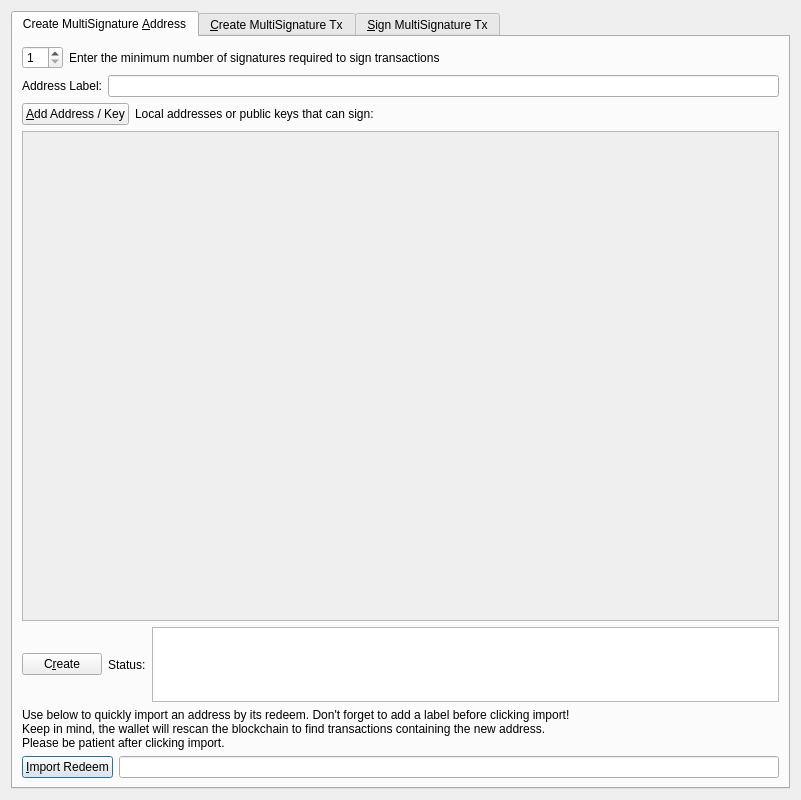
<?xml version="1.0" encoding="UTF-8"?>
<ui version="4.0">
 <class>MultisigDialog</class>
 <widget class="QDialog" name="MultisigDialog">
  <property name="geometry">
   <rect>
    <x>0</x>
    <y>0</y>
    <width>801</width>
    <height>800</height>
   </rect>
  </property>
  <property name="windowTitle">
   <string>Multisignature Address Interactions</string>
  </property>
  <layout class="QVBoxLayout" name="verticalLayout_8">
   <item>
    <widget class="QTabWidget" name="multisigTabWidget">
     <property name="styleSheet">
      <string notr="true">QScrollArea{border: 1px solid #22487A;}
QFrame{background-color:#f2f0f0;}
QLabel{background-color:#ffffff;}
QFrame &gt; QLabel{background-color:#f2f0f0;}</string>
     </property>
     <property name="currentIndex">
      <number>0</number>
     </property>
     <widget class="QWidget" name="addMultisigTab">
      <property name="sizePolicy">
       <sizepolicy hsizetype="Minimum" vsizetype="Minimum">
        <horstretch>0</horstretch>
        <verstretch>0</verstretch>
       </sizepolicy>
      </property>
      <attribute name="title">
       <string>Create MultiSignature &amp;Address</string>
      </attribute>
      <layout class="QVBoxLayout" name="verticalLayout">
       <item>
        <layout class="QHBoxLayout" name="enterMLayout">
         <item>
          <widget class="QSpinBox" name="enterMSpinbox">
           <property name="sizePolicy">
            <sizepolicy hsizetype="Fixed" vsizetype="Fixed">
             <horstretch>0</horstretch>
             <verstretch>0</verstretch>
            </sizepolicy>
           </property>
           <property name="toolTip">
            <string>How many people must sign to verify a transaction</string>
           </property>
           <property name="minimum">
            <number>1</number>
           </property>
           <property name="maximum">
            <number>16</number>
           </property>
           <property name="value">
            <number>1</number>
           </property>
          </widget>
         </item>
         <item>
          <widget class="QLabel" name="enterMLabel">
           <property name="text">
            <string>Enter the minimum number of signatures required to sign transactions</string>
           </property>
          </widget>
         </item>
        </layout>
       </item>
       <item>
        <layout class="QHBoxLayout" name="addressLabelLayout">
         <item>
          <widget class="QLabel" name="addressLableLabel">
           <property name="text">
            <string>Address Label:</string>
           </property>
          </widget>
         </item>
         <item>
          <widget class="QLineEdit" name="multisigAddressLabel"/>
         </item>
        </layout>
       </item>
       <item>
        <layout class="QHBoxLayout" name="addAddressLayout">
         <item>
          <widget class="QPushButton" name="addAddressButton">
           <property name="toolTip">
            <string>Add another address that could sign to verify a transaction from the multisig address.</string>
           </property>
           <property name="text">
            <string>&amp;Add Address / Key</string>
           </property>
           <property name="icon">
            <iconset resource="../SixtyNine.qrc">
             <normaloff>:/icons/add</normaloff>:/icons/add</iconset>
           </property>
           <property name="autoDefault">
            <bool>false</bool>
           </property>
          </widget>
         </item>
         <item>
          <widget class="QLabel" name="addAddressLabel">
           <property name="sizePolicy">
            <sizepolicy hsizetype="Preferred" vsizetype="Fixed">
             <horstretch>0</horstretch>
             <verstretch>0</verstretch>
            </sizepolicy>
           </property>
           <property name="text">
            <string>Local addresses or public keys that can sign:</string>
           </property>
          </widget>
         </item>
         <item>
          <spacer name="addAddressSpacer_2">
           <property name="orientation">
            <enum>Qt::Horizontal</enum>
           </property>
           <property name="sizeHint" stdset="0">
            <size>
             <width>40</width>
             <height>10</height>
            </size>
           </property>
          </spacer>
         </item>
        </layout>
       </item>
       <item>
        <widget class="QScrollArea" name="addAddressScrollArea">
         <property name="sizePolicy">
          <sizepolicy hsizetype="Preferred" vsizetype="Expanding">
           <horstretch>0</horstretch>
           <verstretch>0</verstretch>
          </sizepolicy>
         </property>
         <property name="widgetResizable">
          <bool>true</bool>
         </property>
         <widget class="QWidget" name="addAddressWidget">
          <property name="geometry">
           <rect>
            <x>0</x>
            <y>0</y>
            <width>729</width>
            <height>410</height>
           </rect>
          </property>
          <layout class="QVBoxLayout" name="verticalLayout_5">
           <item>
            <layout class="QVBoxLayout" name="addressList"/>
           </item>
           <item>
            <spacer name="verticalSpacer">
             <property name="orientation">
              <enum>Qt::Vertical</enum>
             </property>
             <property name="sizeHint" stdset="0">
              <size>
               <width>20</width>
               <height>40</height>
              </size>
             </property>
            </spacer>
           </item>
          </layout>
         </widget>
        </widget>
       </item>
       <item>
        <layout class="QHBoxLayout" name="addMultisigLayout">
         <item>
          <widget class="QPushButton" name="addMultisigButton">
           <property name="sizePolicy">
            <sizepolicy hsizetype="Preferred" vsizetype="Fixed">
             <horstretch>0</horstretch>
             <verstretch>0</verstretch>
            </sizepolicy>
           </property>
           <property name="toolTip">
            <string>Create a new multisig address</string>
           </property>
           <property name="toolTipDuration">
            <number>-3</number>
           </property>
           <property name="text">
            <string>C&amp;reate</string>
           </property>
           <property name="icon">
            <iconset resource="../SixtyNine.qrc">
             <normaloff>:/icons/filesave</normaloff>:/icons/filesave</iconset>
           </property>
           <property name="autoDefault">
            <bool>false</bool>
           </property>
          </widget>
         </item>
         <item>
          <widget class="QLabel" name="label">
           <property name="text">
            <string>Status:</string>
           </property>
          </widget>
         </item>
         <item>
          <widget class="QTextEdit" name="addMultisigStatus">
           <property name="sizePolicy">
            <sizepolicy hsizetype="Expanding" vsizetype="Fixed">
             <horstretch>0</horstretch>
             <verstretch>0</verstretch>
            </sizepolicy>
           </property>
           <property name="maximumSize">
            <size>
             <width>16777215</width>
             <height>75</height>
            </size>
           </property>
           <property name="readOnly">
            <bool>true</bool>
           </property>
           <property name="textInteractionFlags">
            <set>Qt::TextSelectableByKeyboard|Qt::TextSelectableByMouse</set>
           </property>
          </widget>
         </item>
        </layout>
       </item>
       <item>
        <widget class="QLabel" name="label_2">
         <property name="sizePolicy">
          <sizepolicy hsizetype="Preferred" vsizetype="Preferred">
           <horstretch>0</horstretch>
           <verstretch>0</verstretch>
          </sizepolicy>
         </property>
         <property name="text">
          <string>Use below to quickly import an address by its redeem. Don't forget to add a label before clicking import!
Keep in mind, the wallet will rescan the blockchain to find transactions containing the new address.
Please be patient after clicking import.</string>
         </property>
         <property name="scaledContents">
          <bool>false</bool>
         </property>
         <property name="wordWrap">
          <bool>true</bool>
         </property>
        </widget>
       </item>
       <item>
        <layout class="QHBoxLayout" name="importLayout">
         <item>
          <widget class="QPushButton" name="importAddressButton">
           <property name="sizePolicy">
            <sizepolicy hsizetype="Fixed" vsizetype="Fixed">
             <horstretch>0</horstretch>
             <verstretch>0</verstretch>
            </sizepolicy>
           </property>
           <property name="text">
            <string>&amp;Import Redeem</string>
           </property>
           <property name="icon">
            <iconset resource="../SixtyNine.qrc">
             <normaloff>:/icons/receiving_addresses</normaloff>:/icons/receiving_addresses</iconset>
           </property>
          </widget>
         </item>
         <item>
          <widget class="QLineEdit" name="importRedeem">
           <property name="sizePolicy">
            <sizepolicy hsizetype="Preferred" vsizetype="Fixed">
             <horstretch>0</horstretch>
             <verstretch>0</verstretch>
            </sizepolicy>
           </property>
          </widget>
         </item>
        </layout>
       </item>
      </layout>
     </widget>
     <widget class="QWidget" name="createTransactionTab">
      <attribute name="title">
       <string>&amp;Create MultiSignature Tx</string>
      </attribute>
      <layout class="QVBoxLayout" name="verticalLayout_3">
       <item>
        <layout class="QHBoxLayout" name="horizontalLayout_2">
         <item>
          <layout class="QVBoxLayout" name="createTxLayout">
           <item>
            <layout class="QHBoxLayout" name="addTxInputLayout">
             <item>
              <widget class="QLabel" name="addTxInputLabel">
               <property name="sizePolicy">
                <sizepolicy hsizetype="Fixed" vsizetype="Preferred">
                 <horstretch>0</horstretch>
                 <verstretch>0</verstretch>
                </sizepolicy>
               </property>
               <property name="text">
                <string>Inputs:</string>
               </property>
              </widget>
             </item>
             <item>
              <widget class="QPushButton" name="pushButtonCoinControl">
               <property name="sizePolicy">
                <sizepolicy hsizetype="Preferred" vsizetype="Fixed">
                 <horstretch>0</horstretch>
                 <verstretch>0</verstretch>
                </sizepolicy>
               </property>
               <property name="text">
                <string>Coin Control</string>
               </property>
              </widget>
             </item>
             <item>
              <layout class="QFormLayout" name="formLayout_2">
               <property name="rightMargin">
                <number>10</number>
               </property>
               <item row="0" column="0">
                <widget class="QLabel" name="labelQuantity">
                 <property name="text">
                  <string>Quantity Selected:</string>
                 </property>
                </widget>
               </item>
               <item row="0" column="1">
                <widget class="QLabel" name="labelQuantity_int">
                 <property name="text">
                  <string>0</string>
                 </property>
                </widget>
               </item>
               <item row="1" column="0">
                <widget class="QLabel" name="labelAmount">
                 <property name="text">
                  <string>Amount:</string>
                 </property>
                </widget>
               </item>
               <item row="1" column="1">
                <widget class="QLabel" name="labelAmount_int">
                 <property name="text">
                  <string>0</string>
                 </property>
                </widget>
               </item>
              </layout>
             </item>
             <item>
              <widget class="QPushButton" name="addInputButton">
               <property name="sizePolicy">
                <sizepolicy hsizetype="Preferred" vsizetype="Fixed">
                 <horstretch>0</horstretch>
                 <verstretch>0</verstretch>
                </sizepolicy>
               </property>
               <property name="toolTip">
                <string>Add an input to fund the outputs</string>
               </property>
               <property name="text">
                <string>Add a Raw Input</string>
               </property>
               <property name="icon">
                <iconset resource="../SixtyNine.qrc">
                 <normaloff>:/css/default</normaloff>:/css/default</iconset>
               </property>
              </widget>
             </item>
            </layout>
           </item>
           <item>
            <widget class="QScrollArea" name="txInputsScrollArea">
             <property name="sizePolicy">
              <sizepolicy hsizetype="Preferred" vsizetype="Expanding">
               <horstretch>0</horstretch>
               <verstretch>0</verstretch>
              </sizepolicy>
             </property>
             <property name="widgetResizable">
              <bool>true</bool>
             </property>
             <widget class="QWidget" name="txInputsWidget">
              <property name="geometry">
               <rect>
                <x>0</x>
                <y>0</y>
                <width>713</width>
                <height>192</height>
               </rect>
              </property>
              <layout class="QVBoxLayout" name="verticalLayout_7">
               <item>
                <layout class="QVBoxLayout" name="inputsList"/>
               </item>
               <item>
                <spacer name="txInputsSpacer">
                 <property name="orientation">
                  <enum>Qt::Vertical</enum>
                 </property>
                 <property name="sizeHint" stdset="0">
                  <size>
                   <width>20</width>
                   <height>40</height>
                  </size>
                 </property>
                </spacer>
               </item>
              </layout>
             </widget>
            </widget>
           </item>
           <item>
            <layout class="QHBoxLayout" name="addDestinationLayout">
             <item>
              <widget class="QLabel" name="addDestinationLabel">
               <property name="text">
                <string>Address / Amount:</string>
               </property>
              </widget>
             </item>
             <item>
              <widget class="QPushButton" name="addDestinationButton">
               <property name="sizePolicy">
                <sizepolicy hsizetype="Fixed" vsizetype="Fixed">
                 <horstretch>0</horstretch>
                 <verstretch>0</verstretch>
                </sizepolicy>
               </property>
               <property name="toolTip">
                <string>Add destinations to send SXT to</string>
               </property>
               <property name="text">
                <string>Add &amp;Destination</string>
               </property>
               <property name="icon">
                <iconset resource="../SixtyNine.qrc">
                 <normaloff>:/icons/add</normaloff>:/icons/add</iconset>
               </property>
              </widget>
             </item>
             <item>
              <spacer name="addDestinationHorizontalSpacer">
               <property name="orientation">
                <enum>Qt::Horizontal</enum>
               </property>
               <property name="sizeHint" stdset="0">
                <size>
                 <width>40</width>
                 <height>20</height>
                </size>
               </property>
              </spacer>
             </item>
            </layout>
           </item>
           <item>
            <widget class="QScrollArea" name="destionationsScrollArea">
             <property name="sizePolicy">
              <sizepolicy hsizetype="Expanding" vsizetype="Expanding">
               <horstretch>0</horstretch>
               <verstretch>0</verstretch>
              </sizepolicy>
             </property>
             <property name="widgetResizable">
              <bool>true</bool>
             </property>
             <widget class="QWidget" name="destinationsScrollAreaContents">
              <property name="geometry">
               <rect>
                <x>0</x>
                <y>0</y>
                <width>713</width>
                <height>191</height>
               </rect>
              </property>
              <layout class="QVBoxLayout" name="verticalLayout_11">
               <item>
                <layout class="QVBoxLayout" name="destinationsList"/>
               </item>
               <item>
                <spacer name="destinationsSpacer">
                 <property name="orientation">
                  <enum>Qt::Vertical</enum>
                 </property>
                 <property name="sizeHint" stdset="0">
                  <size>
                   <width>20</width>
                   <height>20</height>
                  </size>
                 </property>
                </spacer>
               </item>
              </layout>
             </widget>
            </widget>
           </item>
           <item>
            <layout class="QHBoxLayout" name="horizontalLayout_4">
             <item>
              <widget class="QPushButton" name="createButton">
               <property name="sizePolicy">
                <sizepolicy hsizetype="Fixed" vsizetype="Fixed">
                 <horstretch>0</horstretch>
                 <verstretch>0</verstretch>
                </sizepolicy>
               </property>
               <property name="minimumSize">
                <size>
                 <width>150</width>
                 <height>0</height>
                </size>
               </property>
               <property name="toolTip">
                <string>Create a transaction object using the given inputs to the given outputs</string>
               </property>
               <property name="text">
                <string>Cr&amp;eate</string>
               </property>
               <property name="icon">
                <iconset resource="../SixtyNine.qrc">
                 <normaloff>:/icons/export</normaloff>:/icons/export</iconset>
               </property>
               <property name="autoDefault">
                <bool>false</bool>
               </property>
               <property name="default">
                <bool>true</bool>
               </property>
              </widget>
             </item>
             <item>
              <widget class="QLabel" name="createButtonLabel">
               <property name="sizePolicy">
                <sizepolicy hsizetype="Fixed" vsizetype="Preferred">
                 <horstretch>0</horstretch>
                 <verstretch>0</verstretch>
                </sizepolicy>
               </property>
               <property name="text">
                <string>Status:</string>
               </property>
               <property name="alignment">
                <set>Qt::AlignRight|Qt::AlignTrailing|Qt::AlignVCenter</set>
               </property>
              </widget>
             </item>
             <item>
              <widget class="QTextEdit" name="createButtonStatus">
               <property name="sizePolicy">
                <sizepolicy hsizetype="Expanding" vsizetype="Minimum">
                 <horstretch>0</horstretch>
                 <verstretch>0</verstretch>
                </sizepolicy>
               </property>
               <property name="maximumSize">
                <size>
                 <width>16777215</width>
                 <height>16777215</height>
                </size>
               </property>
               <property name="readOnly">
                <bool>true</bool>
               </property>
               <property name="html">
                <string>&lt;!DOCTYPE HTML PUBLIC &quot;-//W3C//DTD HTML 4.0//EN&quot; &quot;http://www.w3.org/TR/REC-html40/strict.dtd&quot;&gt;
&lt;html&gt;&lt;head&gt;&lt;meta name=&quot;qrichtext&quot; content=&quot;1&quot; /&gt;&lt;style type=&quot;text/css&quot;&gt;
p, li { white-space: pre-wrap; }
&lt;/style&gt;&lt;/head&gt;&lt;body style=&quot; font-family:'.SF NS Text'; font-size:13pt; font-weight:400; font-style:normal;&quot;&gt;
&lt;p style=&quot;-qt-paragraph-type:empty; margin-top:0px; margin-bottom:0px; margin-left:0px; margin-right:0px; -qt-block-indent:0; text-indent:0px; font-family:'Noto Sans'; font-size:9pt;&quot;&gt;&lt;br /&gt;&lt;/p&gt;&lt;/body&gt;&lt;/html&gt;</string>
               </property>
              </widget>
             </item>
            </layout>
           </item>
          </layout>
         </item>
         <item>
          <layout class="QHBoxLayout" name="horizontalLayout_3"/>
         </item>
        </layout>
       </item>
      </layout>
     </widget>
     <widget class="QWidget" name="signMultisigTransaction">
      <property name="styleSheet">
       <string notr="true">txScrollArea:{
	border: 1px solid #22487A;
}
keyScrollArea:{
	border: 1px solid #22487A;
}
txScrollArea:{
	border: 1px solid #22487A;
}</string>
      </property>
      <attribute name="title">
       <string>&amp;Sign MultiSignature Tx</string>
      </attribute>
      <layout class="QVBoxLayout" name="verticalLayout_4">
       <item>
        <layout class="QHBoxLayout" name="transactionHexLayout">
         <item>
          <widget class="QLabel" name="transactionHexLabel">
           <property name="text">
            <string>Transaction Hex:</string>
           </property>
          </widget>
         </item>
         <item>
          <widget class="QLineEdit" name="transactionHex">
           <property name="toolTip">
            <string/>
           </property>
          </widget>
         </item>
        </layout>
       </item>
       <item>
        <layout class="QHBoxLayout" name="horizontalLayout">
         <item>
          <layout class="QVBoxLayout" name="verticalLayout_2">
           <item>
            <layout class="QHBoxLayout" name="horizontalLayout_7">
             <item>
              <widget class="QPushButton" name="signButton">
               <property name="sizePolicy">
                <sizepolicy hsizetype="Preferred" vsizetype="Fixed">
                 <horstretch>0</horstretch>
                 <verstretch>0</verstretch>
                </sizepolicy>
               </property>
               <property name="minimumSize">
                <size>
                 <width>150</width>
                 <height>0</height>
                </size>
               </property>
               <property name="toolTip">
                <string>Sign the transaction from this wallet or from provided private keys</string>
               </property>
               <property name="text">
                <string>S&amp;ign</string>
               </property>
               <property name="icon">
                <iconset resource="../SixtyNine.qrc">
                 <normaloff>:/icons/edit</normaloff>:/icons/edit</iconset>
               </property>
               <property name="autoDefault">
                <bool>false</bool>
               </property>
               <property name="default">
                <bool>true</bool>
               </property>
              </widget>
             </item>
             <item>
              <widget class="QPushButton" name="commitButton">
               <property name="enabled">
                <bool>false</bool>
               </property>
               <property name="sizePolicy">
                <sizepolicy hsizetype="Preferred" vsizetype="Fixed">
                 <horstretch>0</horstretch>
                 <verstretch>0</verstretch>
                </sizepolicy>
               </property>
               <property name="toolTip">
                <string>&lt;html&gt;&lt;head/&gt;&lt;body&gt;&lt;p&gt;DISABLED until transaction has been signed enough times.&lt;/p&gt;&lt;/body&gt;&lt;/html&gt;</string>
               </property>
               <property name="autoFillBackground">
                <bool>false</bool>
               </property>
               <property name="text">
                <string>Co&amp;mmit</string>
               </property>
               <property name="icon">
                <iconset resource="../SixtyNine.qrc">
                 <normaloff>:/icons/send</normaloff>:/icons/send</iconset>
               </property>
               <property name="autoDefault">
                <bool>true</bool>
               </property>
              </widget>
             </item>
             <item>
              <layout class="QHBoxLayout" name="addPrivKeyLayout">
               <item>
                <widget class="QPushButton" name="addPrivKeyButton">
                 <property name="sizePolicy">
                  <sizepolicy hsizetype="Fixed" vsizetype="Fixed">
                   <horstretch>0</horstretch>
                   <verstretch>0</verstretch>
                  </sizepolicy>
                 </property>
                 <property name="toolTip">
                  <string>Add private keys to sign the transaction with</string>
                 </property>
                 <property name="text">
                  <string>Add Private &amp;Key</string>
                 </property>
                 <property name="icon">
                  <iconset resource="../SixtyNine.qrc">
                   <normaloff>:/icons/add</normaloff>:/icons/add</iconset>
                 </property>
                </widget>
               </item>
               <item>
                <widget class="QLabel" name="addPrivKeyLabel">
                 <property name="text">
                  <string>Sign with only private keys (Not Recommened)</string>
                 </property>
                </widget>
               </item>
              </layout>
             </item>
            </layout>
           </item>
           <item>
            <layout class="QHBoxLayout" name="horizontalLayout_5">
             <item>
              <widget class="QLabel" name="signButtonStatusLabel">
               <property name="text">
                <string>Status:</string>
               </property>
              </widget>
             </item>
             <item>
              <widget class="QTextEdit" name="signButtonStatus">
               <property name="sizePolicy">
                <sizepolicy hsizetype="Expanding" vsizetype="Preferred">
                 <horstretch>0</horstretch>
                 <verstretch>0</verstretch>
                </sizepolicy>
               </property>
               <property name="maximumSize">
                <size>
                 <width>16777215</width>
                 <height>16777215</height>
                </size>
               </property>
               <property name="verticalScrollBarPolicy">
                <enum>Qt::ScrollBarAsNeeded</enum>
               </property>
               <property name="readOnly">
                <bool>true</bool>
               </property>
               <property name="textInteractionFlags">
                <set>Qt::TextSelectableByKeyboard|Qt::TextSelectableByMouse</set>
               </property>
              </widget>
             </item>
            </layout>
           </item>
           <item>
            <widget class="QScrollArea" name="keyScrollArea">
             <property name="sizePolicy">
              <sizepolicy hsizetype="Expanding" vsizetype="Expanding">
               <horstretch>0</horstretch>
               <verstretch>0</verstretch>
              </sizepolicy>
             </property>
             <property name="widgetResizable">
              <bool>true</bool>
             </property>
             <widget class="QWidget" name="keyScrollAreaContents">
              <property name="geometry">
               <rect>
                <x>0</x>
                <y>0</y>
                <width>725</width>
                <height>76</height>
               </rect>
              </property>
              <layout class="QVBoxLayout" name="verticalLayout_9">
               <item>
                <layout class="QVBoxLayout" name="keyList"/>
               </item>
               <item>
                <spacer name="keySpacer">
                 <property name="orientation">
                  <enum>Qt::Vertical</enum>
                 </property>
                 <property name="sizeHint" stdset="0">
                  <size>
                   <width>20</width>
                   <height>40</height>
                  </size>
                 </property>
                </spacer>
               </item>
              </layout>
             </widget>
            </widget>
           </item>
          </layout>
         </item>
        </layout>
       </item>
       <item>
        <spacer name="verticalSpacer_2">
         <property name="orientation">
          <enum>Qt::Vertical</enum>
         </property>
         <property name="sizeHint" stdset="0">
          <size>
           <width>20</width>
           <height>40</height>
          </size>
         </property>
        </spacer>
       </item>
      </layout>
     </widget>
    </widget>
   </item>
  </layout>
 </widget>
 <resources>
  <include location="../SixtyNine.qrc"/>
 </resources>
 <connections/>
</ui>
